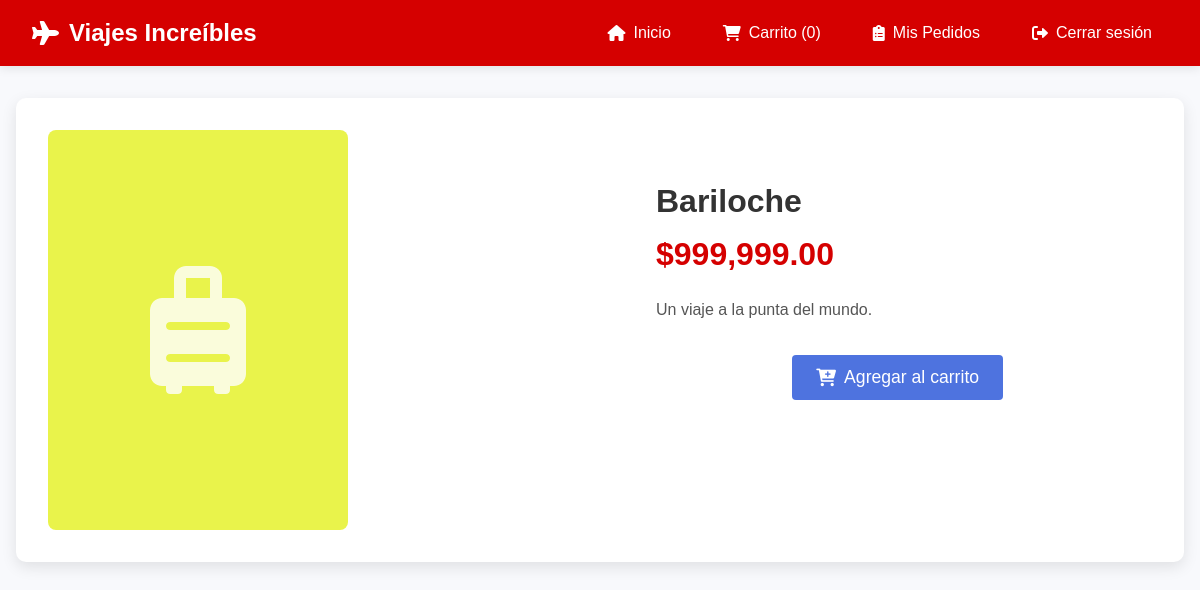
/detalle_paquete.php?id=1 (signed in), run on the app's committed database.
### tables this page shows
CREATE TABLE `productos` (
  `id` int(11) NOT NULL,
  `nombre` varchar(255) NOT NULL,
  `descripcion` text NOT NULL,
  `precio` decimal(10,2) NOT NULL
);

### detalle_paquete.php (the view, shortened to what this page needs)
<?php
require_once 'conexion.php';
$producto_id = intval($_GET['id']);
$stmt = $conexion->prepare("SELECT * FROM productos WHERE id = ?");
$stmt->bind_param("i", $producto_id);
$stmt->execute();
$producto = $stmt->get_result()->fetch_assoc();
$cantidad = 0;
if (isset($_SESSION['user_id'])) {
    $stmt = $conexion->prepare("SELECT SUM(cantidad) as total FROM carrito WHERE usuario_id = ?");
    $stmt->bind_param("i", $_SESSION['user_id']);
    $stmt->execute();
    $result = $stmt->get_result();
    $cantidad = $result->fetch_assoc()['total'] ?? 0;
}
?>
<!DOCTYPE html>
<html lang="es">
<head>
    <link rel="stylesheet" href="styles.css">
    <link rel="stylesheet" href="https://cdnjs.cloudflare.com/ajax/libs/font-awesome/6.0.0-beta3/css/all.min.css">
    <link rel="stylesheet" href="https://cdnjs.cloudflare.com/ajax/libs/animate.css/4.1.1/animate.min.css">
</head>
<body>
    <header>
        <nav class="navbar">
            <div class="navbar-brand">
                <i class="fas fa-plane"></i> Viajes Increíbles
            </div>
            <div class="navbar-links">
                <a href="home.php"><i class="fas fa-home"></i> Inicio</a>
                <a href="carrito.php"><i class="fas fa-shopping-cart"></i> Carrito (<?= $cantidad ?>)</a>
                <a href="mis_pedidos.php"><i class="fas fa-clipboard-list"></i> Mis Pedidos</a>
                <a href="logout.php"><i class="fas fa-sign-out-alt"></i> Cerrar sesión</a>
            </div>
        </nav>
    </header>
    <main class="package-detail-container">
        <div class="package-detail animate__animated animate__fadeIn">
            <div class="package-image">
                <i class="fas fa-suitcase-rolling"></i>
            </div>
            <div class="package-content">
                <h1 class="package-title"><?= htmlspecialchars($producto['nombre']) ?></h1>
                <p class="package-price">$<?= number_format($producto['precio'], 2) ?></p>
                <div class="package-description">
                    <?= nl2br(htmlspecialchars($producto['descripcion'])) ?>
                </div>
                <div class="package-actions">
                    <a href="home.php" class="btn btn-outline btn-large">
                        <i class="fas fa-arrow-left"></i> Volver
                    </a>
                    <form action="procesar_carrito.php" method="POST">
                        <button type="submit" name="add_to_cart" class="btn btn-primary btn-large">
                            <i class="fas fa-cart-plus"></i> Agregar al carrito
                        </button>
                    </form>
                </div>
            </div>
        </div>
    </main>
</body>
</html>

### styles.css (style rules this page uses)
:root { --primary: #d50000; --primary-dark: #b71c1c; --secondary: #4e73df; --success: #1cc88a; --warning: #f6c23e; --danger: #e74a3b; --light: #f8f9fc; --dark: #5a5c69; }
body { font-family: 'Nunito', sans-serif; background-color: #f8f9fc; margin: 0; padding: 0; color: #333; }
.navbar { background-color: var(--primary); padding: 1rem 2rem; display: flex; justify-content: space-between; align-items: center; box-shadow: 0 2px 10px rgba(0,0,0,0.1); }
.navbar-brand { color: white; font-size: 1.5rem; font-weight: bold; display: flex; align-items: center; gap: 10px; }
.navbar-links { display: flex; gap: 20px; }
.navbar a { color: white; text-decoration: none; padding: 0.5rem 1rem; border-radius: 4px; transition: all 0.3s; display: flex; align-items: center; gap: 8px; }
.btn { display: inline-flex; align-items: center; gap: 8px; padding: 0.5rem 1rem; border-radius: 4px; text-decoration: none; color: white; font-weight: 500; transition: all 0.3s; border: none; cursor: pointer; font-size: 0.9rem; }
.btn-primary { background-color: var(--secondary); }
.cart-container, .orders-container, .package-detail-container { max-width: 1200px; margin: 2rem auto; padding: 0 1rem; }
.package-detail { display: flex; gap: 2rem; background-color: white; border-radius: 8px; box-shadow: 0 4px 10px rgba(0,0,0,0.05); padding: 2rem; }
.package-image { width: 300px; height: 300px; background-color: #f5f5f5; border-radius: 8px; display: flex; align-items: center; justify-content: center; color: var(--primary); }
.package-price { font-size: 1.5rem; font-weight: bold; color: var(--primary); margin: 1rem 0; }
.package-actions { margin-top: 2rem; display: flex; gap: 10px; }
.btn { padding: 0.75rem 1.5rem; border: none; border-radius: 4px; font-size: 1rem; cursor: pointer; transition: all 0.3s; display: inline-flex; align-items: center; gap: 8px; }

### data on the page
productos: nombre "Bariloche", precio "999,999.00", descripcion "Un viaje a la punta del mundo."

### other printed values
$cantidad "0"
